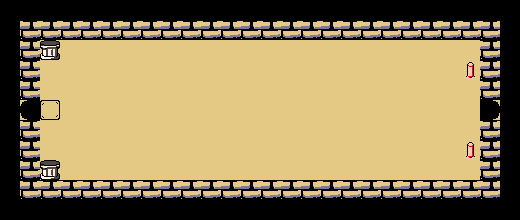

This game map was drawn from its Tiled (.tmx) file and the tilesets committed beside it. A one-line description and the trimmed map source follow:
An orthogonal 26x11 tile map with 20x20 px tiles, 1 tile layer (Tiles) and 21 objects (10x SOLID, 7x Spikes, 2x Teleport, 2x Area).

<map version="1.0" orientation="orthogonal" renderorder="right-down" width="26" height="11" tilewidth="20" tileheight="20" backgroundcolor="#e4c984" nextobjectid="188">
 <tileset firstgid="1" name="tileset_a" tilewidth="20" tileheight="20" tilecount="600" columns="20">
  <image source="../scenery/tileset_a.png" trans="ff00ff" width="400" height="600" />
 </tileset>
 <layer name="Tiles" width="26" height="11">
  <properties>
   <property name="tileset" value="tileset_a" />
  </properties>
  <data>[286 cells, 286 non-empty, 8 distinct tile ids]</data>
 </layer>
 <objectgroup name="Solids">
  <object id="136" type="SOLID" x="20" y="20" width="20" height="80" />
  <object id="143" type="SOLID" x="40" y="20" width="440" height="20" />
  <object id="144" type="SOLID" x="480" y="20" width="20" height="80" />
  <object id="154" type="SOLID" x="20" y="180" width="460" height="20" />
  <object id="157" type="SOLID" x="480" y="120" width="20" height="80" />
  <object id="158" type="SOLID" x="460" y="140" width="20" height="20" />
  <object id="159" type="SOLID" x="460" y="60" width="20" height="20" />
  <object id="160" type="SOLID" x="40" y="40" width="20" height="20" />
  <object id="161" type="SOLID" x="40" y="160" width="20" height="20" />
  <object id="162" name="west" type="Teleport" x="20" y="100" width="20" height="20">
   <properties>
    <property name="dir" value="right" />
    <property name="door" value="east" />
    <property name="target" value="l1down-left" />
   </properties>
  </object>
 </objectgroup>
 <objectgroup name="Actors">
  <object id="155" name="east" type="Teleport" x="480" y="100" width="20" height="20">
   <properties>
    <property name="dir" value="left" />
    <property name="door" value="west" />
    <property name="target" value="l1down-right" />
   </properties>
  </object>
  <object id="156" type="SOLID" x="20" y="120" width="20" height="60" />
  <object id="163" type="Area" x="80" y="80" width="60" height="60">
   <properties>
    <property name="twitcher" value="2...4" />
   </properties>
  </object>
  <object id="164" type="Spikes" x="180" y="40" width="20" height="20">
   <properties>
    <property name="enabled" type="bool" value="true" />
   </properties>
  </object>
  <object id="165" type="Spikes" x="180" y="60" width="20" height="20">
   <properties>
    <property name="enabled" type="bool" value="true" />
   </properties>
  </object>
  <object id="166" type="Spikes" x="180" y="140" width="20" height="20">
   <properties>
    <property name="enabled" type="bool" value="true" />
   </properties>
  </object>
  <object id="167" type="Spikes" x="180" y="160" width="20" height="20">
   <properties>
    <property name="enabled" type="bool" value="true" />
   </properties>
  </object>
  <object id="168" name="switchspikes" type="Spikes" x="180" y="80" width="20" height="20">
   <properties>
    <property name="disabledTime" type="float" value="2" />
    <property name="enabled" type="bool" value="true" />
    <property name="enabledTime" type="float" value="2" />
   </properties>
  </object>
  <object id="169" name="switchspikes" type="Spikes" x="180" y="100" width="20" height="20">
   <properties>
    <property name="disabledTime" type="float" value="2" />
    <property name="enabled" type="bool" value="true" />
    <property name="enabledTime" type="float" value="2" />
   </properties>
  </object>
  <object id="170" name="switchspikes" type="Spikes" x="180" y="120" width="20" height="20">
   <properties>
    <property name="disabledTime" type="float" value="2" />
    <property name="enabled" type="bool" value="true" />
    <property name="enabledTime" type="float" value="2" />
   </properties>
  </object>
  <object id="178" type="Area" x="280" y="80" width="120" height="60">
   <properties>
    <property name="bouncy" type="int" value="1" />
    <property name="thrower" value="1" />
   </properties>
  </object>
 </objectgroup>
</map>